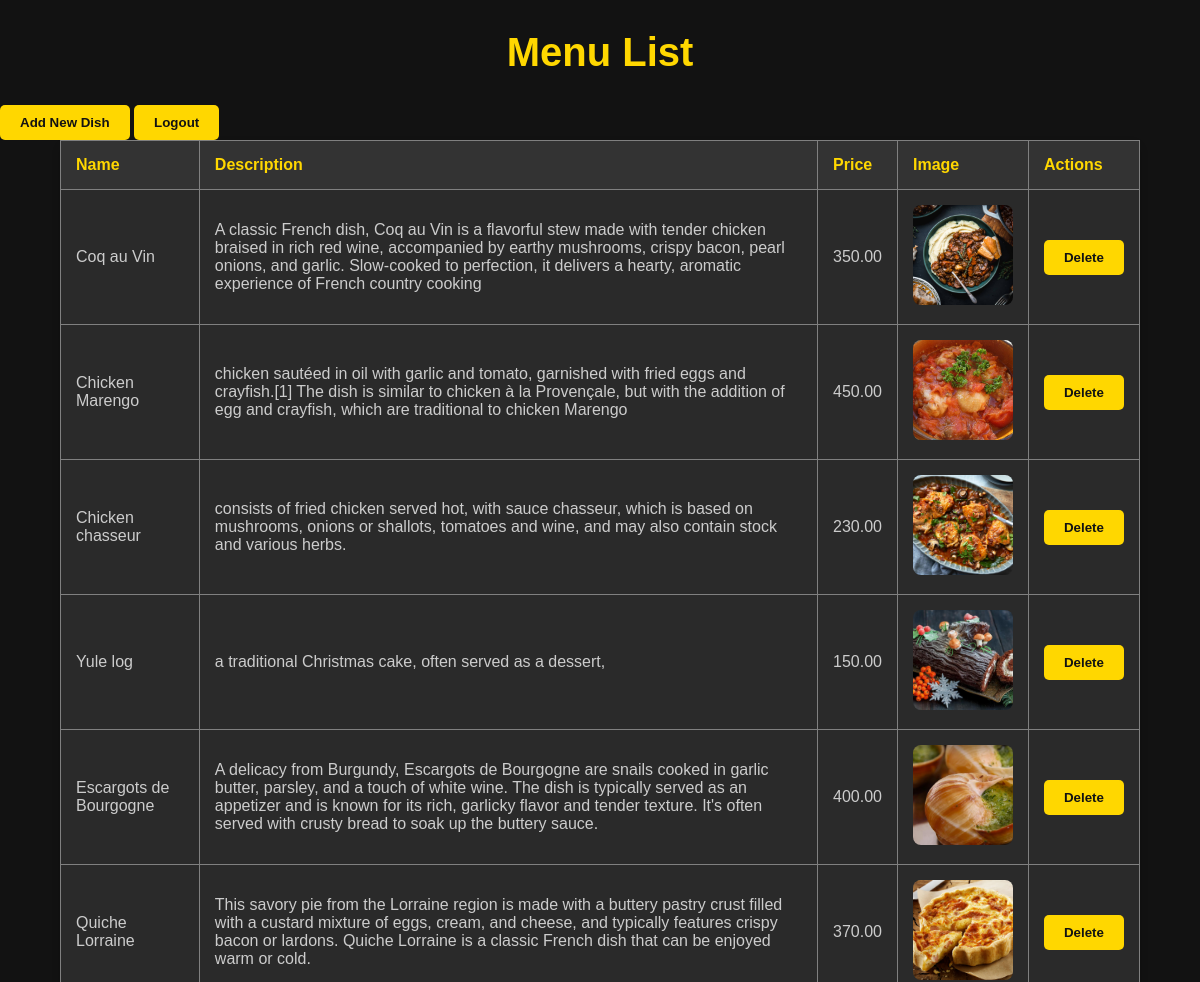
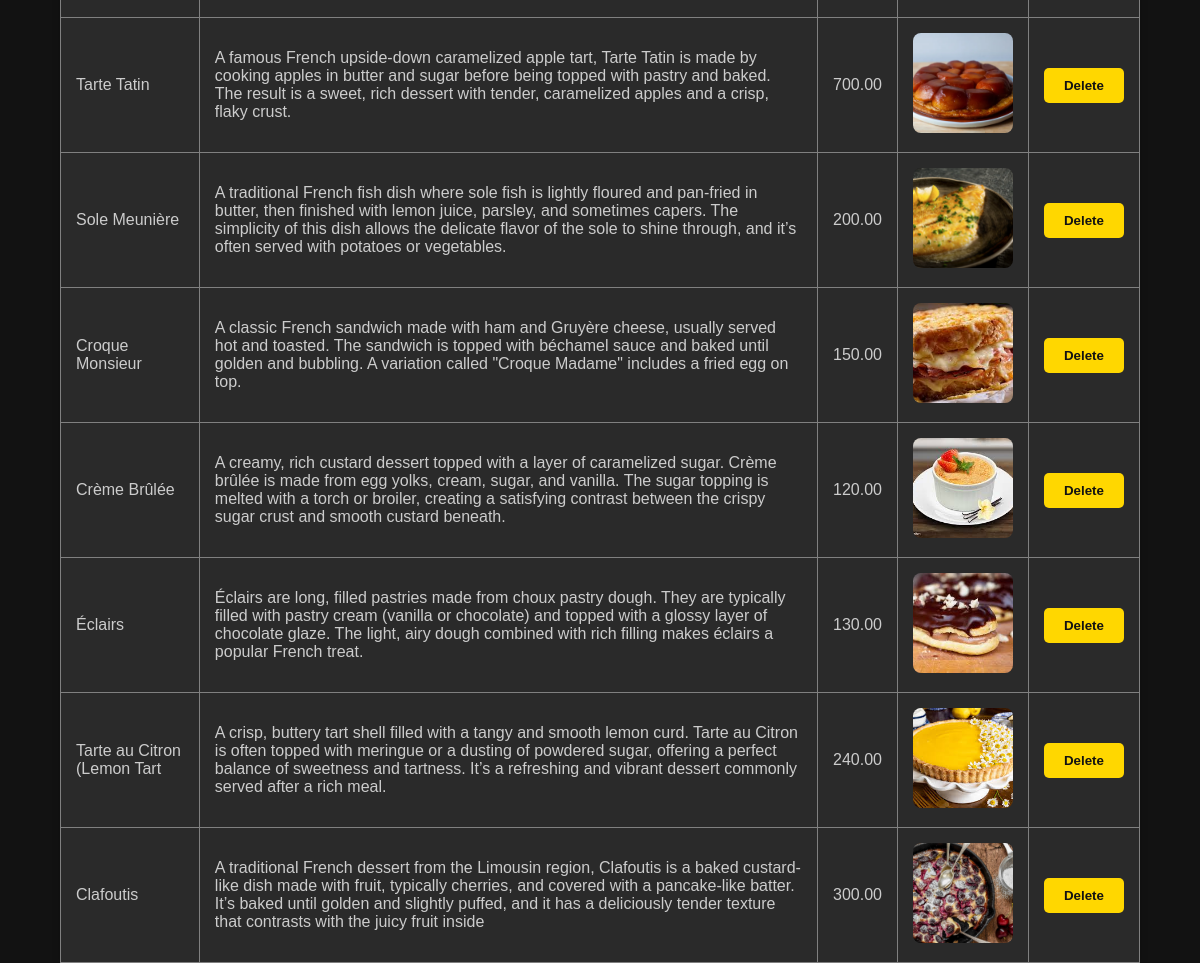
The page /menu/list/ (signed in) on the database its author committed (2 pictures, top to bottom).
### menu/models.py (models this page shows, shortened)
class MenuItem(models.Model):
    name = models.CharField(max_length=100)
    description = models.TextField(blank=True)
    price = models.DecimalField(max_digits=5, decimal_places=2)
    image = models.ImageField(upload_to="menu_images/")
    dish_id=models.IntegerField(default=0)

### ownerlogin/views.py (the view)
# urls.py: path('menu/list/',views.menu_list,name='menu_list'),
@login_required(login_url='/login/')
def menu_list(request):
    menu_items = MenuItem.objects.all()
    return render(request, 'menu_list.html', {'menu_items': menu_items})

### authentication/templates/menu_list.html (shortened to what this page needs)
{% load static %}
<!DOCTYPE html>
<html>
<head>
    <link rel="stylesheet" href="{% static 'css/menu_list.css' %}">
</head>
<body>
    <h1>Menu List</h1>
    <a href="{% url 'adding_dish' %}"><button>Add New Dish</button></a>
    <a href="{% url 'logout' %}"><button>Logout</button></a>
    <table border="1">
        <thead>
            <tr>
                <th>Name</th>
                <th>Description</th>
                <th>Price</th>
                <th>Image</th>
                <th>Actions</th>
            </tr>
        </thead>
        <tbody>
            {% for menu_item in menu_items %}
            <tr>
                <td>{{ menu_item.name }}</td>
                <td>{{ menu_item.description }}</td>
                <td>{{ menu_item.price }}</td>
                <td>
                    <img src="{{ menu_item.image.url }}" alt="{{ menu_item.name }}" width="100" height="100">
                </td>
                <td>
                    <form action="{% url 'delete_menu' menu_item.id %}" method="POST">
                        <button type="submit">Delete</button>
                    </form>
                </td>
            </tr>
            {% empty %}
            <tr>
                <td colspan="5">No menu items available.</td>
            </tr>
            {% endfor %}
        </tbody>
    </table>
</body>
</html>

### static/css/menu_list.css (style rules this page uses)
body { font-family: 'Arial', sans-serif; background-color: #121212; color: #ffffff; margin: 0; padding: 0; }
h1 { text-align: center; font-size: 2.5rem; color: #FFD700; margin: 30px 0; }
table { width: 90%; margin: 0 auto; border-collapse: collapse; background-color: #1E1E1E; border-radius: 10px; box-shadow: 0 4px 8px rgba(0, 0, 0, 0.2); }
th, td { padding: 15px; text-align: left; color: #CCCCCC; }
th { background-color: #333333; color: #FFD700; }
td { background-color: #2A2A2A; }
td img { width: 100px; height: 100px; border-radius: 8px; object-fit: cover; }
button { background-color: #FFD700; color: #121212; border: none; padding: 10px 20px; border-radius: 5px; cursor: pointer; font-weight: bold; }

### rows shown on the page
MenuItem: name "Coq au Vin", description "A classic French dish, Coq au Vin is a flavorful stew made with tender chicken braised in rich red wine, accompanied by earthy mushrooms, crispy bacon, pearl onions, and garlic. Slow-cooked to perfection, it delivers a hearty, aromatic experience of French country cooking", price "350.00", image (picture)
MenuItem: name "Chicken Marengo", description "chicken sautéed in oil with garlic and tomato, garnished with fried eggs and crayfish.[1] The dish is similar to chicken à la Provençale, but with the addition of egg and crayfish, which are traditional to chicken Marengo", price "450.00", image (picture)
MenuItem: name "Chicken chasseur", description "consists of fried chicken served hot, with sauce chasseur, which is based on mushrooms, onions or shallots, tomatoes and wine, and may also contain stock and various herbs.", price "230.00", image (picture)
MenuItem: name "Yule log", description "a traditional Christmas cake, often served as a dessert,", price "150.00", image (picture)
MenuItem: name "Escargots de Bourgogne", description "A delicacy from Burgundy, Escargots de Bourgogne are snails cooked in garlic butter, parsley, and a touch of white wine. The dish is typically served as an appetizer and is known for its rich, garlicky flavor and tender texture. It's often served with crusty bread to soak up the buttery sauce.", price "400.00", image (picture)
MenuItem: name "Quiche Lorraine", description "This savory pie from the Lorraine region is made with a buttery pastry crust filled with a custard mixture of eggs, cream, and cheese, and typically features crispy bacon or lardons. Quiche Lorraine is a classic French dish that can be enjoyed warm or cold.", price "370.00", image (picture)
MenuItem: name "Tarte Tatin", description "A famous French upside-down caramelized apple tart, Tarte Tatin is made by cooking apples in butter and sugar before being topped with pastry and baked. The result is a sweet, rich dessert with tender, caramelized apples and a crisp, flaky crust.", price "700.00", image (picture)
MenuItem: name "Sole Meunière", description "A traditional French fish dish where sole fish is lightly floured and pan-fried in butter, then finished with lemon juice, parsley, and sometimes capers. The simplicity of this dish allows the delicate flavor of the sole to shine through, and it’s often served with potatoes or vegetables.", price "200.00", image (picture)
MenuItem: name "Croque Monsieur", description "A classic French sandwich made with ham and Gruyère cheese, usually served hot and toasted. The sandwich is topped with béchamel sauce and baked until golden and bubbling. A variation called \"Croque Madame\" includes a fried egg on top.", price "150.00", image (picture)
MenuItem: name "Crème Brûlée", description "A creamy, rich custard dessert topped with a layer of caramelized sugar. Crème brûlée is made from egg yolks, cream, sugar, and vanilla. The sugar topping is melted with a torch or broiler, creating a satisfying contrast between the crispy sugar crust and smooth custard beneath.", price "120.00", image (picture)
MenuItem: name "Éclairs", description "Éclairs are long, filled pastries made from choux pastry dough. They are typically filled with pastry cream (vanilla or chocolate) and topped with a glossy layer of chocolate glaze. The light, airy dough combined with rich filling makes éclairs a popular French treat.", price "130.00", image (picture)
MenuItem: name "Tarte au Citron (Lemon Tart", description "A crisp, buttery tart shell filled with a tangy and smooth lemon curd. Tarte au Citron is often topped with meringue or a dusting of powdered sugar, offering a perfect balance of sweetness and tartness. It’s a refreshing and vibrant dessert commonly served after a rich meal.", price "240.00", image (picture)
MenuItem: name "Clafoutis", description "A traditional French dessert from the Limousin region, Clafoutis is a baked custard-like dish made with fruit, typically cherries, and covered with a pancake-like batter. It’s baked until golden and slightly puffed, and it has a deliciously tender texture that contrasts with the juicy fruit inside", price "300.00", image (picture)
